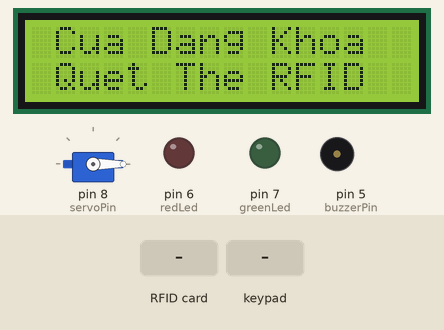
Bench run of a sketch on a simulated Arduino Uno, built with avr-gcc and run on an emulated ATmega328P. Parts: servo, 16×2 character LCD, output pins drawn as LEDs (lit = HIGH), buzzer (waves = sounding, pin HIGH). The test bench sets the inputs (shaded band). Pins used as bus, display or sensor lines are not drawn.

Above: at 1.3 s.
1.4 s: RFID card 73 71 1F FD held to the reader
At 2.6 s:
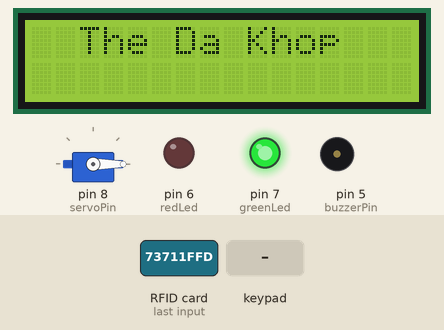
2.9 s: keypad keys 1 2 3 4 pressed 0.4 s apart
At 6.0 s:
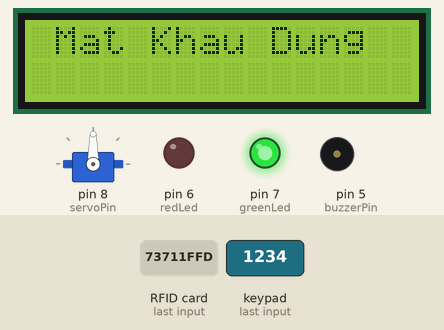
6.6 s: RFID card 5E 7A 19 C4 held to the reader
At 9.3 s:
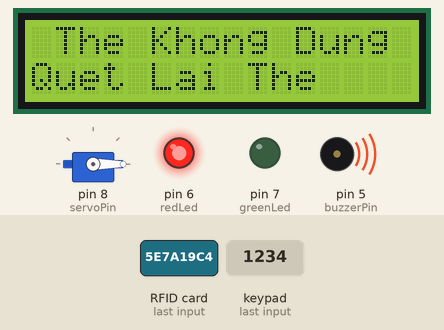
9.6 s: RFID card 73 71 1F FD held to the reader
At 12.2 s:
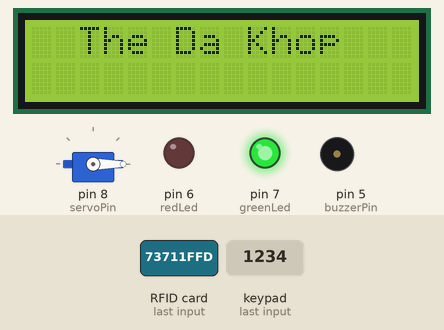
12.6 s: keypad keys 2 1 0 # pressed 0.4 s apart
At 16.3 s:
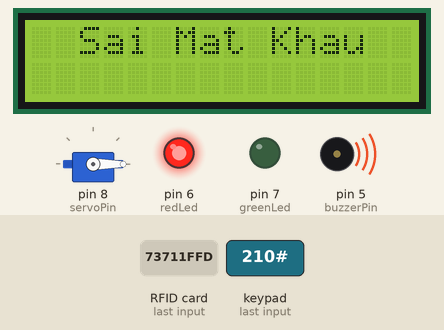
Timing chart, 0 to 19.5 s (numbered marks = the images above; inputs shaded):
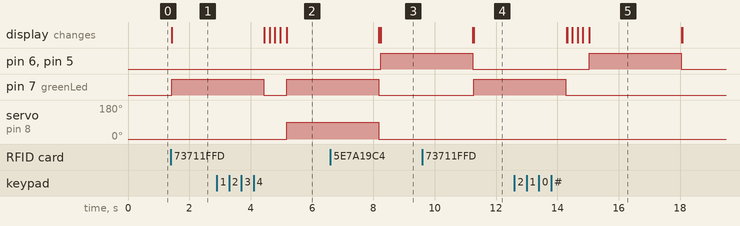

The sketch:

BLKLab_CodeExp_Cach_Lam_Khoa_Cua_RFID_Bang_Arduino.ino
```cpp
/*
 * =================================================================================================================*
 *                                                  BANLINHKIEN.COM
 * =================================================================================================================*
 *                                           Khóa cửa RFID sử dụng Arduino
 * Đấu nối:
 + LCD 1602 I2C:
  -SDA: nối với chân SDA của LCD
  -SCL: nối với chân SCL của LCD
 + Động cơ Servo:
  -D8: nối với dây cam của động cơ servo
 + Keypad 4x4:
  -A0: nối với chân hàng 1 của keypad 4x4
  -A1: nối với chân hàng 2 của keypad 4x4
  -A2: nối với chân hàng 3 của keypad 4x4
  -A3: nối với chân hàng 4 của keypad 4x4
  -D2: nối với chân cột 1 của keypad 4x4
  -D1: nối với chân cột 2 của keypad 4x4
  -D0: nối với chân cột 2 của keypad 4x4
 */

#include <MFRC522.h>                                                                          // Thư viện cho RFID
#include <LiquidCrystal_I2C.h>                                                                // Thư viện cho LCD I2C
#include <Keypad.h>                                                                           // Thư viện cho keypad
#include <Servo.h>                                                                            // Thư viện cho Servo motor
#include <SPI.h>                                                                              // Thư viện cho SPI communication

LiquidCrystal_I2C lcd(0x27, 16, 2);                                                           // Khởi tạo đối tượng LCD I2C với địa chỉ 0x27 và kích thước 16x2
MFRC522 mfrc522(10, 9);                                                                       // Khởi tạo đối tượng RFID với chân SDA 10 và RST 9
Servo sg90;                                                                                   // Khởi tạo đối tượng Servo motor
constexpr uint8_t greenLed = 7;                                                               // Chân nối LED xanh
constexpr uint8_t redLed = 6;                                                                 // Chân nối LED đỏ
constexpr uint8_t servoPin = 8;                                                               // Chân nối Servo motor
constexpr uint8_t buzzerPin = 5;                                                              // Chân nối buzzer

char initial_password[4] = {'1', '2', '3', '4'};                                              // Mật khẩu mặc định
String tagUID = "73 71 1F FD";                                                                // UID của thẻ RFID được chấp nhận
char password[4];                                                                             // Mật khẩu nhập từ keypad
boolean RFIDMode = true;                                                                      // Chế độ RFID (true) hoặc chế độ mật khẩu (false)
char key_pressed = 0;                                                                         // Biến lưu giữ nút được nhấn trên keypad
uint8_t i = 0;                                                                                // Biến đếm số ký tự mật khẩu đã nhập

const byte rows = 4;                                                                          // Số hàng trên keypad
const byte columns = 4;                                                                       // Số cột trên keypad

char hexaKeys[rows][columns] = {                                                              // Ma trận ký tự trên keypad
  {'1', '2', '3', 'A'},
  {'4', '5', '6', 'B'},
  {'7', '8', '9', 'C'},
  {'*', '0', '#', 'D'}
};

byte row_pins[rows] = {A0, A1, A2, A3};                                                       // Chân kết nối các hàng trên keypad
byte column_pins[columns] = {2, 1, 0};                                                        // Chân kết nối các cột trên keypad

Keypad keypad_key = Keypad( makeKeymap(hexaKeys), row_pins, column_pins, rows, columns);      // Khởi tạo đối tượng keypad

void setup() {
  pinMode(buzzerPin, OUTPUT);                                                                 // Đặt chân buzzer là OUTPUT
  pinMode(redLed, OUTPUT);                                                                    // Đặt chân LED đỏ là OUTPUT
  pinMode(greenLed, OUTPUT);                                                                  // Đặt chân LED xanh là OUTPUT
  sg90.attach(servoPin);                                                                      // Gắn Servo motor vào chân servoPin
  sg90.write(0);                                                                              // Đưa Servo motor về vị trí ban đầu
  lcd.init();                                                                                 // Khởi tạo LCD
  lcd.backlight();                                                                            // Bật đèn nền LCD
  SPI.begin();                                                                                // Khởi tạo SPI communication
  mfrc522.PCD_Init();                                                                         // Khởi tạo module RFID
  lcd.clear();                                                                                // Xóa màn hình LCD
}

void loop() {
  if (RFIDMode == true) {
    lcd.setCursor(1, 0);
    lcd.print("Cua Dang Khoa");
    lcd.setCursor(1, 1);
    lcd.print("Quet The RFID");
    if ( ! mfrc522.PICC_IsNewCardPresent()) {
      return;
    }
    if ( ! mfrc522.PICC_ReadCardSerial()) {
      return;
    }
    String tag = "";
    for (byte j = 0; j < mfrc522.uid.size; j++)
    {
      tag.concat(String(mfrc522.uid.uidByte[j] < 0x10 ? " 0" : " "));
      tag.concat(String(mfrc522.uid.uidByte[j], HEX));
    }
    tag.toUpperCase();
    if (tag.substring(1) == tagUID)
    {
      lcd.clear();
      lcd.setCursor(2, 0);
      lcd.print("The Da Khop");
      digitalWrite(greenLed, HIGH);
      delay(3000);
      digitalWrite(greenLed, LOW);
      lcd.clear();
      lcd.print(" Nhap Mat Khau:");
      lcd.setCursor(0, 1);
      RFIDMode = false;
    }
    else
    {
      lcd.clear();
      lcd.setCursor(0, 0);
      lcd.print(" The Khong Dung");
      lcd.setCursor(0, 1);
      lcd.print("Quet Lai The");
      digitalWrite(buzzerPin, HIGH);
      digitalWrite(redLed, HIGH);
      delay(3000);
      digitalWrite(buzzerPin, LOW);
      digitalWrite(redLed, LOW);
      lcd.clear();
    }
  }
  if (RFIDMode == false) {
    key_pressed = keypad_key.getKey();                                                            // Đọc giá trị nút được nhấn trên keypad
    if (key_pressed)
    {
      password[i++] = key_pressed;                                                                // Lưu giá trị nút vào mảng password và tăng biến đếm i
      lcd.print("*");                                                                             // Hiển thị dấu * trên LCD
    }
    if (i == 4)                                                                                   // Nếu đã nhập đủ 4 ký tự mật khẩu
    {
      delay(200);
      if (!(strncmp(password, initial_password, 4)))                                              // So sánh mật khẩu với mật khẩu mặc định
      {
        lcd.clear();
        lcd.print(" Mat Khau Dung");
        sg90.write(90);                                                                           // Mở khóa bằng cách xoay Servo motor
        digitalWrite(greenLed, HIGH);
        delay(3000);
        digitalWrite(greenLed, LOW);
        sg90.write(0);                                                                            // Đóng khóa bằng cách đưa Servo motor về vị trí ban đầu
        lcd.clear();
        i = 0;
        RFIDMode = true;                                                                          // Chuyển về chế độ RFID
      }
      else
      {
        lcd.clear();
        lcd.print("  Sai Mat Khau");
        digitalWrite(buzzerPin, HIGH);
        digitalWrite(redLed, HIGH);
        delay(3000);
        digitalWrite(buzzerPin, LOW);
        digitalWrite(redLed, LOW);
        lcd.clear();
        i = 0;
        RFIDMode = true;                                                                          // Chuyển về chế độ RFID
      }
    }
  }
}
```

Measured:
- after the input at 1.4 s, pin 7 (greenLed): LOW → HIGH at once; the display: changes at once (image 1)
- after the input at 2.9 s, servo on pin 8 (servoPin): 0° → 90° after 2.3 s; the display: first changes after 1.5 s (image 2 shows a later state)
- after the input at 6.6 s, pin 6 (redLed), pin 5 (buzzerPin): LOW → HIGH after 1.6 s; the display: first differs from a run without the input after 1.6 s (image 3)
- after the input at 9.6 s, pin 7 (greenLed): LOW → HIGH after 1.7 s; the display: first differs from a run without the input after 1.7 s (image 4)
- after the input at 12.6 s, pin 6 (redLed), pin 5 (buzzerPin): LOW → HIGH after 2.4 s, → LOW 3.0 s later; the display: first differs from a run without the input after 1.7 s (image 5 shows a later state)
